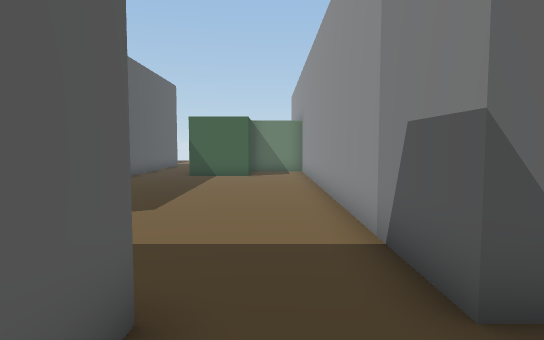
view 1 (above)

12 first-person views from a walk through a 3-D level made in the Unity game engine. The camera is 1.3 m above the floor, tilts 4° down and sees 75° across. The floor is counted in squares, 1 m on a side. Each view is taken from the middle of a square. On the plan, view 1 faces up. The plan holds only what a view shows up to about 15 squares ahead; the rest is blank. The place goes on beyond the plan. The player character is not drawn.

view 2
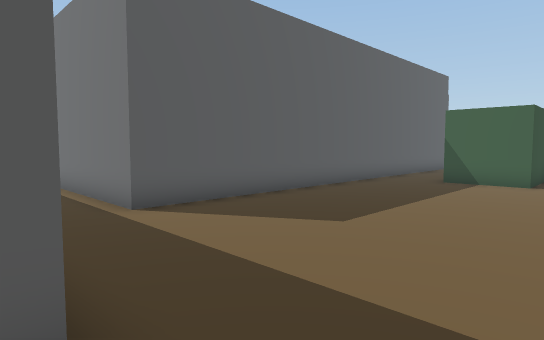

view 3
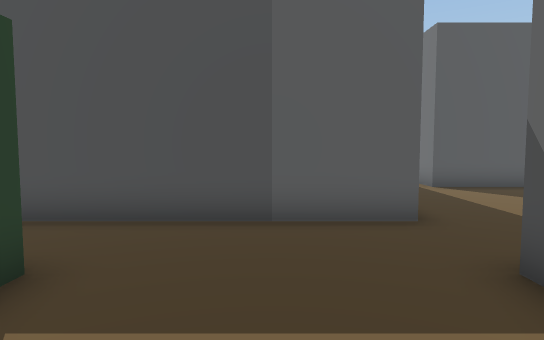

view 4
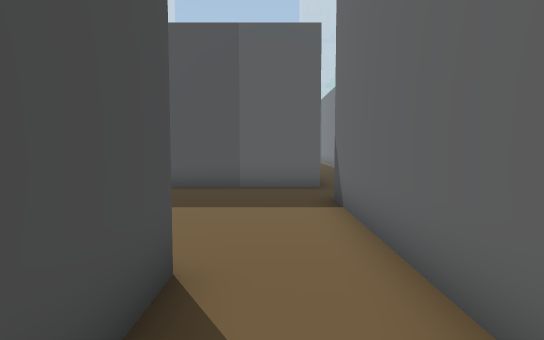

view 5
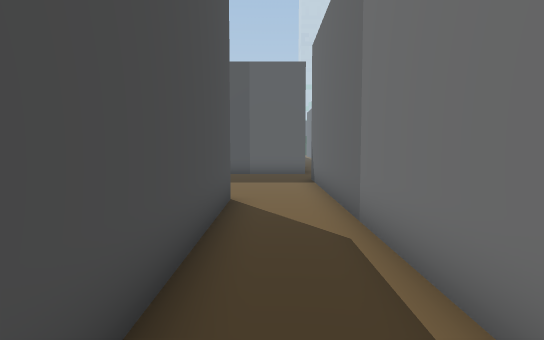

view 6
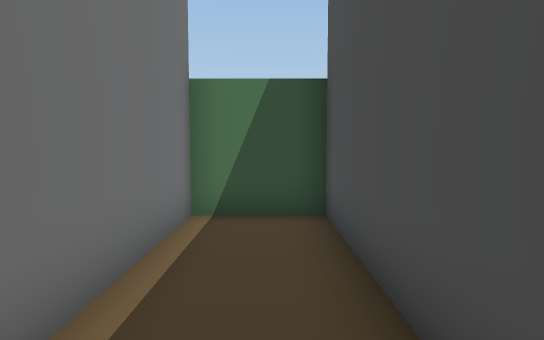

view 7
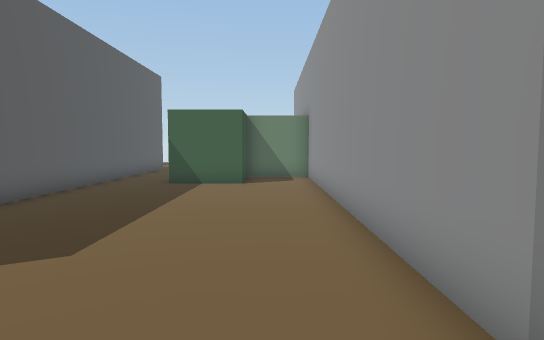

view 8
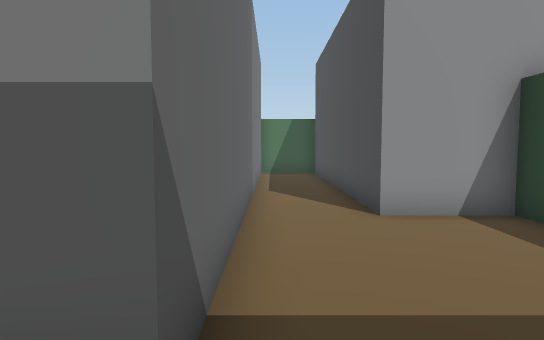

view 9
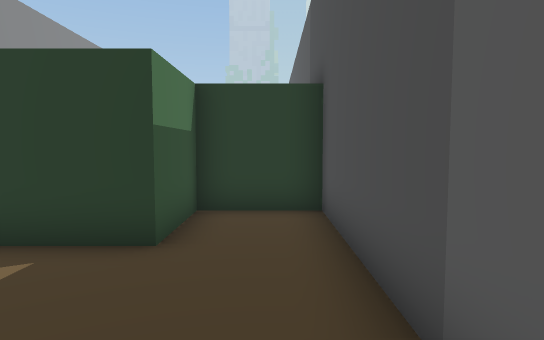

view 10
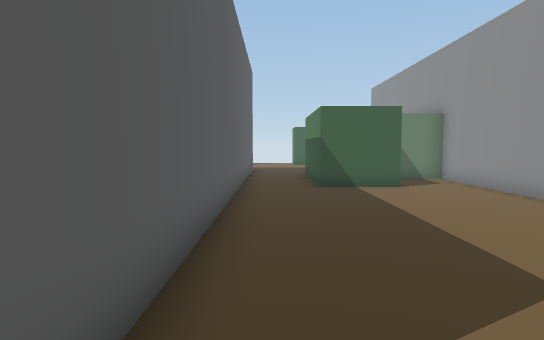

view 11
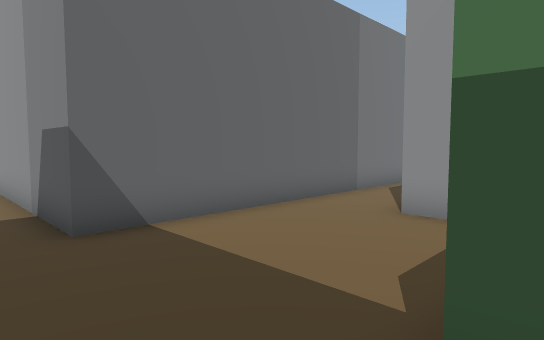

view 12
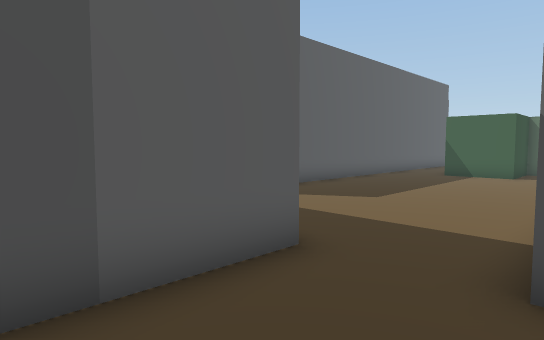

### Floor plan
Points are (right, up) in squares from view 1. A wall is a line through its corners. A room is listed if a view was taken in it or the views show most of it. See-through windows are left out.
Room 1 (views 1, 2, 3, 4, 5, 6, 7, 8, 9, 11, 12)
walls: (6.5, -2.5) (6.5, 0) (16.5, 0) (16.5, 2.5) (1.5, 2.5) (1.5, 3.5); (-1, 2.6) (-1, -5) (1.5, -5) (1.5, -2.5) (3.5, -2.5)
ways out: opening at (0, 3) to room 2
Room 2 (view 10)
walls: (1.5, 3.5) (1.5, 17.5) (-1, 17.5) (-1, 15) (-3.5, 15) (-3.5, 18.4); (-6, 18.4) (-6, 5) (-7.5, 5)
ways out: opening at (0, 3) to room 1

Where each view was taken, in squares from view 1:
view 1: 0 up, 0 right, facing up
view 2: 2 up, 1 right, facing up-left
view 3: 0 up, 5 right, facing left
view 4: 1 up, 10 right, facing left
view 5: 1 up, 15 right, facing left
view 6: 1 up, 10 right, facing right
view 7: 3 up, 0 right, facing up
view 8: 2 up, 0 right, facing right
view 9: 2 up, 0 right, facing down
view 10: 4 up, 5 left, facing up
view 11: 3 down, 0 right, facing up-right
view 12: 1 down, 2 right, facing up-left
